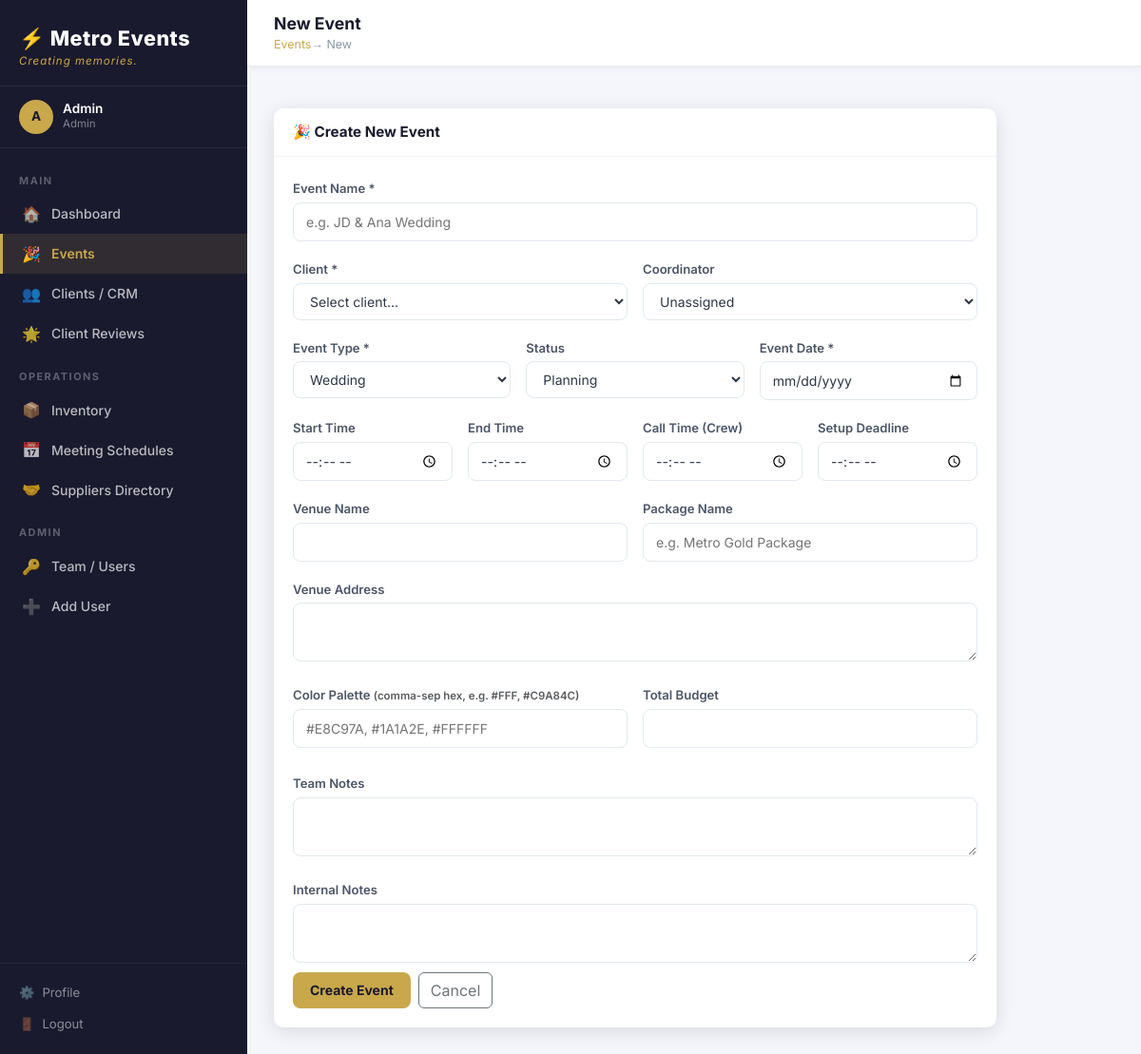
/events/new (signed in), run on the app's committed database.
### models/user.py (models this page shows, shortened)
class User(UserMixin, db.Model):
    __tablename__ = "users"
    id = db.Column(db.Integer, primary_key=True)
    name = db.Column(db.String(100), nullable=False)
    email = db.Column(db.String(150), unique=True, nullable=False, index=True)
    password_hash = db.Column(db.String(256), nullable=False)
    role = db.Column(
        db.Enum("admin", "coordinator", "designer", "warehouse", "client",
                name="user_roles"),
        nullable=False,
        default="coordinator"
    )
    phone = db.Column(db.String(30))
    avatar_url = db.Column(db.String(300))
    is_active = db.Column(db.Boolean, default=True)
    created_at = db.Column(db.DateTime, default=datetime.utcnow)
    last_login = db.Column(db.DateTime)
    tasks = db.relationship("Task", back_populates="assigned_user",
                            foreign_keys="Task.assigned_to", lazy="dynamic")
    @property
    def is_admin(self) -> bool:
        return self.role == "admin"

### routes/events.py (the view, shortened to what this page needs)
@events_bp.route("/new", methods=["GET", "POST"])
@login_required
def new_event():
    clients      = Client.query.order_by(Client.full_name).all()
    coordinators = User.query.filter(User.role.in_(["admin","coordinator"])).all()
    return render_template("events/form.html",
        event=None,
        clients=clients,
        coordinators=coordinators,
        types=EVENT_TYPES,
        statuses=EVENT_STATUSES
    )

### models/user.py (called while the page is built)
@login_manager.user_loader
def load_user(user_id: str):
    return db.session.get(User, int(user_id))

### templates/events/form.html (shortened to what this page needs)
{% extends "base.html" %}
{% block page_title %}{{ 'Edit' if event else 'New' }} Event{% endblock %}
{% block breadcrumb %}
  <a href="{{ url_for('events.list_events') }}">Events</a> → {{ 'Edit' if event else 'New' }}
{% endblock %}
{% block content %}
<div style="max-width:760px;">
  <div class="me-card">
    <div class="me-card-header">
      <h5>{{ '✏️ Edit Event' if event else '🎉 Create New Event' }}</h5>
    </div>
    <div class="me-card-body">
      <form method="POST">
        <div class="row g-3">
          <div class="col-12">
            <label class="me-form-label">Event Name *</label>
            <input type="text" name="name" class="me-form-control" required placeholder="e.g. JD & Ana Wedding"
                   value="{{ event.name if event else '' }}" />
          </div>
          <div class="col-md-6">
            <label class="me-form-label">Client *</label>
            <select name="client_id" class="me-form-control" required>
              <option value="">Select client…</option>
            </select>
          </div>
          <div class="col-md-6">
            <label class="me-form-label">Coordinator</label>
            <select name="coordinator_id" class="me-form-control">
              <option value="">Unassigned</option>
            </select>
          </div>
          <div class="col-md-4">
            <label class="me-form-label">Event Type *</label>
            <select name="event_type" class="me-form-control" required>
              {% for t in types %}
              <option value="{{ t }}" {{ 'selected' if event and event.event_type == t }}>{{ t|title }}</option>
              {% endfor %}
            </select>
          </div>
          <div class="col-md-4">
            <label class="me-form-label">Status</label>
            <select name="status" class="me-form-control">
              {% for s in statuses %}
              <option value="{{ s }}" {{ 'selected' if event and event.status == s }}>{{ s|replace('_',' ')|title }}</option>
              {% endfor %}
            </select>
          </div>
          <div class="col-md-4">
            <label class="me-form-label">Event Date *</label>
            <input type="date" name="event_date" class="me-form-control" required
                   value="{{ event.event_date.strftime('%Y-%m-%d') if event and event.event_date else '' }}" />
          </div>
          <div class="col-md-3">
            <label class="me-form-label">Start Time</label>
            <input type="time" name="event_time_start" class="me-form-control"
                   value="{{ event.event_time_start.strftime('%H:%M') if event and event.event_time_start else '' }}" />
          </div>
          <div class="col-md-3">
            <label class="me-form-label">End Time</label>
            <input type="time" name="event_time_end" class="me-form-control"
                   value="{{ event.event_time_end.strftime('%H:%M') if event and event.event_time_end else '' }}" />
          </div>
          <div class="col-md-3">
            <label class="me-form-label">Call Time (Crew)</label>
            <input type="time" name="call_time" class="me-form-control"
                   value="{{ event.call_time.strftime('%H:%M') if event and event.call_time else '' }}" />
          </div>
          <div class="col-md-3">
            <label class="me-form-label">Setup Deadline</label>
            <input type="time" name="setup_deadline" class="me-form-control"
                   value="{{ event.setup_deadline.strftime('%H:%M') if event and event.setup_deadline else '' }}" />
          </div>
          <div class="col-md-6">
            <label class="me-form-label">Venue Name</label>
            <input type="text" name="venue_name" class="me-form-control"
                   value="{{ event.venue_name if event else '' }}" />
          </div>
          <div class="col-md-6">
            <label class="me-form-label">Package Name</label>
            <input type="text" name="package_name" class="me-form-control" placeholder="e.g. Metro Gold Package"
                   value="{{ event.package_name if event else '' }}" />
          </div>
          <div class="col-12">
            <label class="me-form-label">Venue Address</label>
            <textarea name="venue_address" class="me-form-control" rows="2">{{ event.venue_address if event else '' }}</textarea>
          </div>
          <div class="col-md-6">
            <label class="me-form-label">Color Palette <small class="text-muted">(comma-sep hex, e.g. #FFF, #C9A84C)</small></label>
            <input type="text" id="colorPaletteInput" name="color_palette" class="me-form-control"
                   placeholder="#E8C97A, #1A1A2E, #FFFFFF"
                   value="{{ event.color_palette if event else '' }}" />
          </div>
          <div class="col-md-6">
            <label class="me-form-label">Total Budget</label>
            <input type="number" name="total_budget" class="me-form-control" min="0" step="0.01"
                   value="{{ event.total_budget if event else '' }}" />
          </div>
          <div class="col-12">
            <label class="me-form-label">Team Notes</label>
            <textarea name="team_notes" class="me-form-control" rows="2">{{ event.team_notes if event else '' }}</textarea>
          </div>
          <div class="col-12">
            <label class="me-form-label">Internal Notes</label>
            <textarea name="internal_notes" class="me-form-control" rows="2">{{ event.internal_notes if event else '' }}</textarea>
          </div>
          <div class="col-12 d-flex gap-2 mt-1">
            <button type="submit" class="btn-gold">{{ 'Save Changes' if event else 'Create Event' }}</button>
            <a href="{{ url_for('events.list_events') }}" class="btn btn-outline-secondary">Cancel</a>
          </div>
        </div>
      </form>
    </div>
  </div>
</div>
{% endblock %}

### templates/base.html (shortened to what this page needs)
<!DOCTYPE html>
<html lang="en">
<head>
  <link rel="stylesheet" href="https://cdn.jsdelivr.net/npm/bootstrap@5.3.2/dist/css/bootstrap.min.css" />
  <link rel="stylesheet" href="https://cdnjs.cloudflare.com/ajax/libs/font-awesome/6.4.2/css/all.min.css" />
  <link rel="stylesheet" href="{{ url_for('static', filename='css/metro.css') }}" />
</head>
<body>
{% if current_user.is_authenticated %}
<div class="me-layout">
  <aside class="me-sidebar">
    <div class="me-sidebar-logo">
      <div class="brand-name">⚡ {{ APP_NAME }}</div>
      <div class="brand-tag">{{ APP_TAGLINE }}</div>
    </div>
    <div class="me-sidebar-user">
      <div class="me-avatar">{{ current_user.name[0]|upper }}</div>
      <div>
        <div class="user-name">{{ current_user.name }}</div>
        <div class="user-role">{{ current_user.role|title }}</div>
      </div>
    </div>
    <nav class="me-nav">
      {% if current_user.role == 'client' %}
        <div class="me-nav-section">Portal</div>
        <a href="{{ url_for('public.index') }}">
          <span class="nav-icon">🌐</span> Back to Website
        </a>
      {% else %}
        <div class="me-nav-section">Main</div>
        <a href="{{ url_for('dashboard.index') }}" class="{{ 'active' if request.endpoint == 'dashboard.index' }}">
          <span class="nav-icon">🏠</span> Dashboard
        </a>
        <a href="{{ url_for('events.list_events') }}" class="{{ 'active' if request.blueprint == 'events' }}">
          <span class="nav-icon">🎉</span> Events
        </a>
        <a href="{{ url_for('clients.list_clients') }}" class="{{ 'active' if request.blueprint == 'clients' }}">
          <span class="nav-icon">👥</span> Clients / CRM
        </a>
        <a href="{{ url_for('dashboard.manage_reviews') }}" class="{{ 'active' if request.endpoint == 'dashboard.manage_reviews' }}">
          <span class="nav-icon">🌟</span> Client Reviews
        </a>
        <div class="me-nav-section">Operations</div>
        <a href="{{ url_for('inventory.list_items') }}" class="{{ 'active' if request.blueprint == 'inventory' }}">
          <span class="nav-icon">📦</span> Inventory
        </a>
        <a href="{{ url_for('meetings.index') }}" class="{{ 'active' if request.blueprint == 'meetings' }}">
          <span class="nav-icon">📅</span> Meeting Schedules
        </a>
        <a href="{{ url_for('suppliers.list_suppliers') }}" class="{{ 'active' if request.blueprint == 'suppliers' }}">
          <span class="nav-icon">🤝</span> Suppliers Directory
        </a>
        {% if current_user.is_admin %}
        <div class="me-nav-section">Admin</div>
        <a href="{{ url_for('auth.users_list') }}" class="{{ 'active' if request.endpoint == 'auth.users_list' }}">
          <span class="nav-icon">🔑</span> Team / Users
        </a>
        <a href="{{ url_for('auth.register') }}" class="{{ 'active' if request.endpoint == 'auth.register' }}">
          <span class="nav-icon">➕</span> Add User
        </a>
        {% endif %}
      {% endif %}
    </nav>
    <div class="me-sidebar-footer">
      <a href="{{ url_for('auth.profile') }}" class="{{ 'active' if request.endpoint == 'auth.profile' }}"><span>⚙️</span> Profile</a>
      <a href="{{ url_for('auth.logout') }}"><span>🚪</span> Logout</a>
    </div>
  </aside>
  <div class="me-main">
    <header class="me-topbar">
      <div class="d-flex align-items-center gap-3">
        <div>
          <div class="page-title">{% block page_title %}{{ APP_NAME }}{% endblock %}</div>
          <div class="breadcrumb">{% block breadcrumb %}{% endblock %}</div>
        </div>
      </div>
    </header>
    <div class="px-4 pt-3">
    </div>
    <main class="me-content">
      {% block content %}{% endblock %}
    </main>
  </div>
</div>
{% else %}
  {% block auth_content %}{% endblock %}
{% endif %}
</body>
</html>

### static/css/metro.css (style rules this page uses)
:root { --me-gold: #C9A84C; --me-gold-light: #E8C97A; --me-dark: #1A1A2E; --me-dark2: #16213E; --me-dark3: #0F3460; --me-sidebar-w: 260px; --me-radius: 10px; --me-shadow: 0 4px 20px rgba(0,0,0,.12); --me-transition: all .22s ease; }
*, *::before, *::after { box-sizing: border-box; }
body { font-family: 'Inter', 'Segoe UI', system-ui, sans-serif; background: #F4F6FB; color: #2D3748; margin: 0; min-height: 100vh; }
a { color: var(--me-gold); text-decoration: none; }
.me-layout { display: flex; min-height: 100vh; }
.me-sidebar { width: var(--me-sidebar-w); background: var(--me-dark); display: flex; flex-direction: column; position: fixed; top: 0; left: 0; bottom: 0; z-index: 1040; transition: var(--me-transition); overflow-y: auto; overflow-x: hidden; }
.me-sidebar-logo { padding: 24px 20px 16px; border-bottom: 1px solid rgba(255,255,255,.08); }
.me-sidebar-logo .brand-name { font-size: 1.35rem; font-weight: 800; color: #fff; letter-spacing: .5px; }
.me-sidebar-logo .brand-tag { font-size: .72rem; color: var(--me-gold); font-style: italic; letter-spacing: 1px; }
.me-sidebar-user { padding: 14px 20px; display: flex; align-items: center; gap: 10px; border-bottom: 1px solid rgba(255,255,255,.06); }
.me-avatar { width: 36px; height: 36px; border-radius: 50%; background: var(--me-gold); color: var(--me-dark); display: flex; align-items: center; justify-content: center; font-weight: 700; font-size: .85rem; flex-shrink: 0; }
.me-sidebar-user .user-name { color: #fff; font-size: .85rem; font-weight: 600; line-height: 1.2; }
.me-sidebar-user .user-role { color: rgba(255,255,255,.45); font-size: .72rem; text-transform: capitalize; }
.me-nav { padding: 10px 0; flex: 1; }
.me-nav-section { padding: 16px 20px 6px; font-size: .68rem; font-weight: 700; color: rgba(255,255,255,.3); letter-spacing: 1.5px; text-transform: uppercase; }
.me-nav a { display: flex; align-items: center; gap: 11px; padding: 9px 20px; color: rgba(255,255,255,.7); font-size: .875rem; font-weight: 500; border-left: 3px solid transparent; transition: var(--me-transition); }
.me-nav a.active { background: rgba(201,168,76,.12); color: var(--me-gold); border-left-color: var(--me-gold); font-weight: 600; }
.me-nav a .nav-icon { font-size: 1rem; width: 20px; text-align: center; flex-shrink: 0; }
.me-sidebar-footer { padding: 14px 20px; border-top: 1px solid rgba(255,255,255,.06); }
.me-sidebar-footer a { color: rgba(255,255,255,.5); font-size: .82rem; display: flex; align-items: center; gap: 8px; padding: 7px 0; transition: var(--me-transition); }
.me-main { margin-left: var(--me-sidebar-w); flex: 1; display: flex; flex-direction: column; min-height: 100vh; }
.me-topbar { background: #fff; padding: 12px 28px; display: flex; align-items: center; justify-content: space-between; border-bottom: 1px solid #E8ECF3; position: sticky; top: 0; z-index: 100; box-shadow: 0 2px 8px rgba(0,0,0,.05); }
.me-topbar .page-title { font-size: 1.1rem; font-weight: 700; color: var(--me-dark); margin: 0; }
.me-topbar .breadcrumb { font-size: .78rem; color: #8896A5; margin: 0; }
.me-content { padding: 28px; flex: 1; }
.me-card { background: #fff; border-radius: var(--me-radius); box-shadow: var(--me-shadow); border: none; overflow: hidden; }
.me-card-header { padding: 16px 20px; border-bottom: 1px solid #F0F2F7; display: flex; align-items: center; justify-content: space-between; }
.me-card-header h5 { margin: 0; font-weight: 700; font-size: .95rem; color: var(--me-dark); }
.me-card-body { padding: 20px; }
.btn-gold { background: var(--me-gold); color: var(--me-dark); border: none; padding: 8px 18px; border-radius: 8px; font-weight: 700; font-size: .875rem; cursor: pointer; transition: var(--me-transition); display: inline-flex; align-items: center; gap: 6px; }
.me-form-label { font-size: .82rem; font-weight: 600; color: #4A5568; margin-bottom: 4px; }
.me-form-control { border: 1.5px solid #E2E8F0; border-radius: 8px; padding: 9px 13px; font-size: .875rem; width: 100%; transition: var(--me-transition); background: #fff; color: #2D3748; }

### data on the page
User: name "A", name "Admin", role "Admin"

### other printed values
{{ APP_NAME }} "Metro Events"
{{ APP_TAGLINE }} "Creating memories."
{{ 'Edit' if event else 'New' }} "New"
{{ '✏️ Edit Event' if event else '🎉 Create New Event' }} "🎉 Create New Event"
{{ 'Save Changes' if event else 'Create Event' }} "Create Event"
form field event_type "Wedding"
form field status "Planning"
